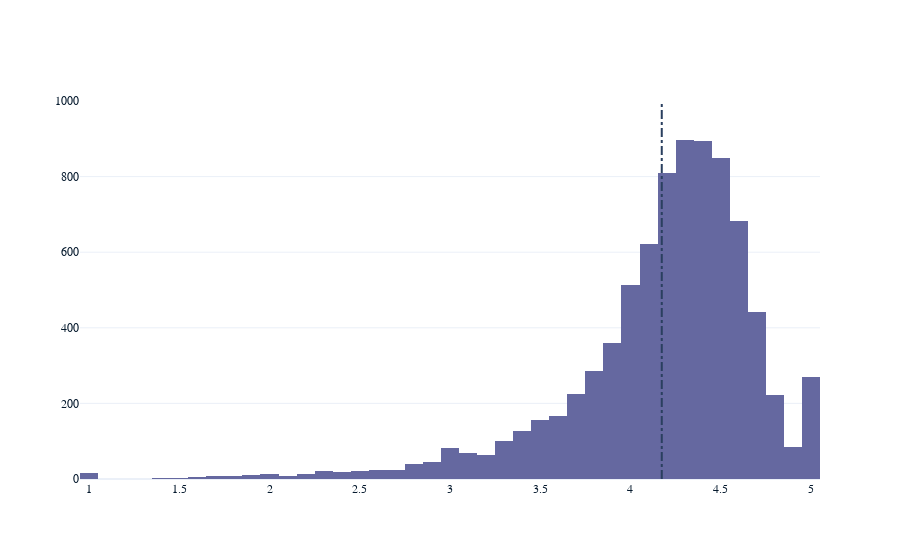

The cell this chart's notebook holds for it:
### Code cell
# Distribution of app ratings
avg_app_rating = apps['Rating'].mean()
print('Average app rating = ', avg_app_rating)

data = [go.Histogram(
        x = apps['Rating']
)]

layout = {'shapes': [{
              'type' :'line',
              'x0': avg_app_rating,
              'y0': 0,
              'x1': avg_app_rating,
              'y1': 1000,
              'line': { 'dash': 'dashdot'}
          }]
          }

plotly.offline.iplot({'data': data, 'layout': layout})

### Figure 1 — Plotly figure (JSON) as saved in the notebook; plotly's stock layout.template omitted (floating-point values rounded to 4 significant figures; data arrays with more than 128 entries replaced by an {"elided": "..."} marker saying what was removed)
{"data": [{"x": {"elided": "9659 float values"}, "type": "histogram"}], "layout": {"shapes": [{"line": {"dash": "dashdot"}, "type": "line", "x0": 4.173, "x1": 4.173, "y0": 0, "y1": 1000}]}}
